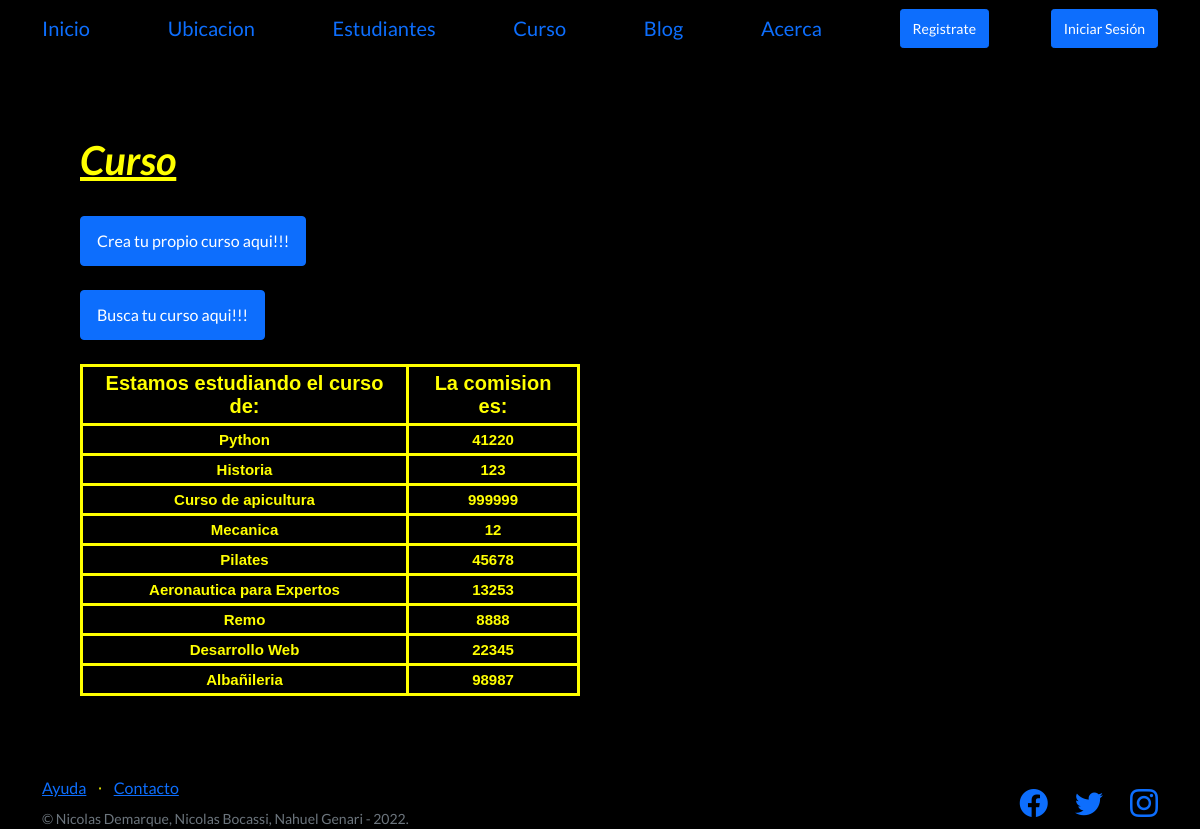
Page /curso/ on the committed database.
### alumnos/models.py (models this page shows)
class Curso(models.Model):
    nombre = models.CharField(max_length=128)
    comision = models.IntegerField()

### alumnos/views.py (the view)
# urls.py: path('curso/', views.curso, name="curso"),
def curso(request):
      curso = Curso.objects.all()
      return render(request, "alumnos/curso.html",{'curso': curso})

### alumnos/templates/alumnos/curso.html (shortened to what this page needs)
{% extends "alumnos/plantilla_base.html" %}
{% block contenido_base %}
<i>
  <u>
  <h1>Curso</h1>
  </u>
  <br>
  </i>
<a href="{% url 'curso_formulario' %}" class="btn btn-primary"> Crea tu propio curso aqui!!! </a>
<br>
<br>
<a href="{% url 'busqueda2' %}" class="btn btn-primary" > Busca tu curso aqui!!! </a>
<br>
<br>
<table class="ubi-table2">
    <tbody>
      <tr>
        <th>
          <strong>Estamos estudiando el curso de:</strong>
        </th>
        <th>
          <strong>La comision es:</strong>
        </th>
      </tr>
      {% for curso in curso %}
      <tr>
        <td>{{curso.nombre}}</td>
        <td>{{curso.comision}}</td>
      </tr>
      {% endfor %}
    </tbody>
  </table>
{% endblock contenido_base %}

### alumnos/templates/alumnos/curso.html (style rules this page uses)
th, td { border:1px solid; padding:5px 10px; }

### rows in the picture
Curso: nombre "Python", comision "41220"
Curso: nombre "Historia", comision "123"
Curso: nombre "Curso de apicultura", comision "999999"
Curso: nombre "Mecanica", comision "12"
Curso: nombre "Pilates", comision "45678"
Curso: nombre "Aeronautica para Expertos", comision "13253"
Curso: nombre "Remo", comision "8888"
Curso: nombre "Desarrollo Web", comision "22345"
Curso: nombre "Albañileria", comision "98987"
